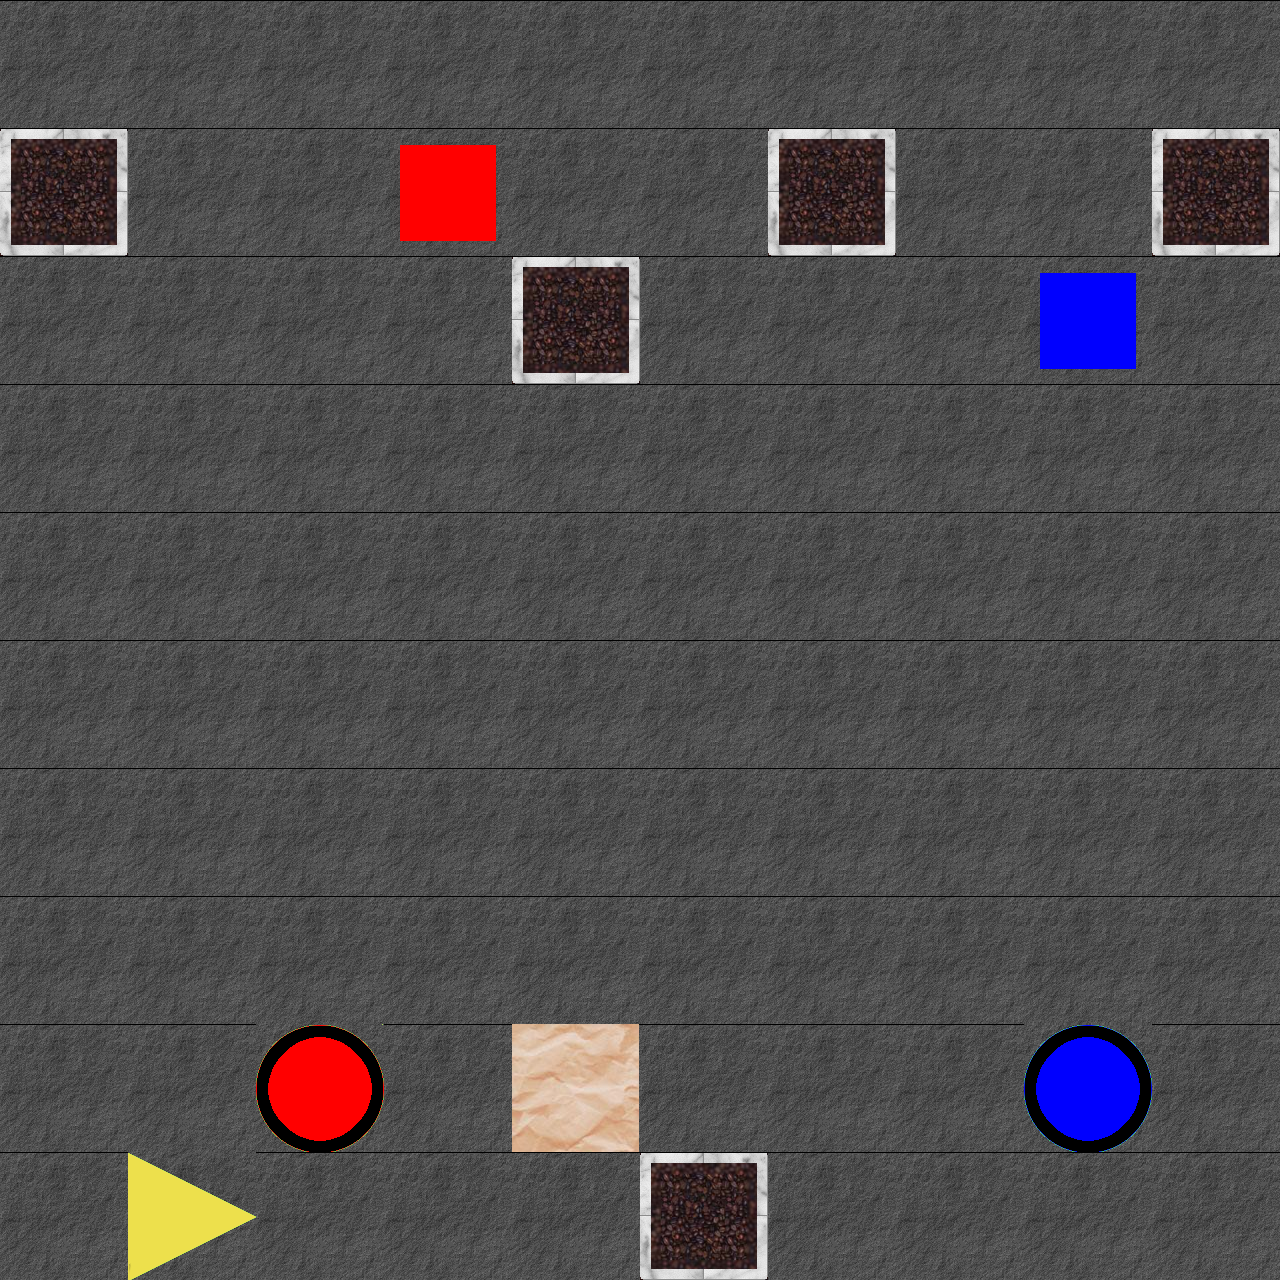

A 2D game scene composited from a Tiled map and its tileset images. What follows is a short description and the map's XML, with every tile layer's data as written:
An orthogonal 10x10 tile map with 128x128 px tiles, 2 tile layers (tiles, blocks).

<map version="1.0" orientation="orthogonal" width="10" height="10" tilewidth="128" tileheight="128">
 <properties>
  <property name="minMoves" value="100" />
 </properties>
 <tileset firstgid="1" name="blocks&amp;tiles" tilewidth="128" tileheight="128">
  <image source="..\img\tiles_blocks.png" width="512" height="1024" />
 </tileset>
 <layer name="tiles" width="10" height="10">
  <data>
   <tile gid="2" />
   <tile gid="2" />
   <tile gid="2" />
   <tile gid="2" />
   <tile gid="2" />
   <tile gid="2" />
   <tile gid="2" />
   <tile gid="2" />
   <tile gid="2" />
   <tile gid="2" />
   <tile gid="3" />
   <tile gid="2" />
   <tile gid="2" />
   <tile gid="2" />
   <tile gid="2" />
   <tile gid="2" />
   <tile gid="3" />
   <tile gid="2" />
   <tile gid="2" />
   <tile gid="3" />
   <tile gid="2" />
   <tile gid="2" />
   <tile gid="2" />
   <tile gid="2" />
   <tile gid="3" />
   <tile gid="2" />
   <tile gid="2" />
   <tile gid="2" />
   <tile gid="2" />
   <tile gid="2" />
   <tile gid="2" />
   <tile gid="2" />
   <tile gid="2" />
   <tile gid="2" />
   <tile gid="2" />
   <tile gid="2" />
   <tile gid="2" />
   <tile gid="2" />
   <tile gid="2" />
   <tile gid="2" />
   <tile gid="2" />
   <tile gid="2" />
   <tile gid="2" />
   <tile gid="2" />
   <tile gid="2" />
   <tile gid="2" />
   <tile gid="2" />
   <tile gid="2" />
   <tile gid="2" />
   <tile gid="2" />
   <tile gid="2" />
   <tile gid="2" />
   <tile gid="2" />
   <tile gid="2" />
   <tile gid="2" />
   <tile gid="2" />
   <tile gid="2" />
   <tile gid="2" />
   <tile gid="2" />
   <tile gid="2" />
   <tile gid="2" />
   <tile gid="2" />
   <tile gid="2" />
   <tile gid="2" />
   <tile gid="2" />
   <tile gid="2" />
   <tile gid="2" />
   <tile gid="2" />
   <tile gid="2" />
   <tile gid="2" />
   <tile gid="2" />
   <tile gid="2" />
   <tile gid="2" />
   <tile gid="2" />
   <tile gid="2" />
   <tile gid="2" />
   <tile gid="2" />
   <tile gid="2" />
   <tile gid="2" />
   <tile gid="2" />
   <tile gid="2" />
   <tile gid="2" />
   <tile gid="9" />
   <tile gid="2" />
   <tile gid="4" />
   <tile gid="2" />
   <tile gid="2" />
   <tile gid="2" />
   <tile gid="11" />
   <tile gid="2" />
   <tile gid="2" />
   <tile gid="6" />
   <tile gid="2" />
   <tile gid="2" />
   <tile gid="2" />
   <tile gid="3" />
   <tile gid="2" />
   <tile gid="2" />
   <tile gid="2" />
   <tile gid="2" />
  </data>
 </layer>
 <layer name="blocks" width="10" height="10">
  <data>
   <tile gid="0" />
   <tile gid="0" />
   <tile gid="0" />
   <tile gid="0" />
   <tile gid="0" />
   <tile gid="0" />
   <tile gid="0" />
   <tile gid="0" />
   <tile gid="0" />
   <tile gid="0" />
   <tile gid="0" />
   <tile gid="0" />
   <tile gid="0" />
   <tile gid="13" />
   <tile gid="0" />
   <tile gid="0" />
   <tile gid="0" />
   <tile gid="0" />
   <tile gid="0" />
   <tile gid="0" />
   <tile gid="0" />
   <tile gid="0" />
   <tile gid="0" />
   <tile gid="0" />
   <tile gid="0" />
   <tile gid="0" />
   <tile gid="0" />
   <tile gid="0" />
   <tile gid="15" />
   <tile gid="0" />
   <tile gid="0" />
   <tile gid="0" />
   <tile gid="0" />
   <tile gid="0" />
   <tile gid="0" />
   <tile gid="0" />
   <tile gid="0" />
   <tile gid="0" />
   <tile gid="0" />
   <tile gid="0" />
   <tile gid="0" />
   <tile gid="0" />
   <tile gid="0" />
   <tile gid="0" />
   <tile gid="0" />
   <tile gid="0" />
   <tile gid="0" />
   <tile gid="0" />
   <tile gid="0" />
   <tile gid="0" />
   <tile gid="0" />
   <tile gid="0" />
   <tile gid="0" />
   <tile gid="0" />
   <tile gid="0" />
   <tile gid="0" />
   <tile gid="0" />
   <tile gid="0" />
   <tile gid="0" />
   <tile gid="0" />
   <tile gid="0" />
   <tile gid="0" />
   <tile gid="0" />
   <tile gid="0" />
   <tile gid="0" />
   <tile gid="0" />
   <tile gid="0" />
   <tile gid="0" />
   <tile gid="0" />
   <tile gid="0" />
   <tile gid="0" />
   <tile gid="0" />
   <tile gid="0" />
   <tile gid="0" />
   <tile gid="0" />
   <tile gid="0" />
   <tile gid="0" />
   <tile gid="0" />
   <tile gid="0" />
   <tile gid="0" />
   <tile gid="0" />
   <tile gid="0" />
   <tile gid="0" />
   <tile gid="0" />
   <tile gid="0" />
   <tile gid="0" />
   <tile gid="0" />
   <tile gid="0" />
   <tile gid="0" />
   <tile gid="0" />
   <tile gid="0" />
   <tile gid="0" />
   <tile gid="0" />
   <tile gid="0" />
   <tile gid="0" />
   <tile gid="0" />
   <tile gid="0" />
   <tile gid="0" />
   <tile gid="0" />
   <tile gid="0" />
  </data>
 </layer>
</map>
